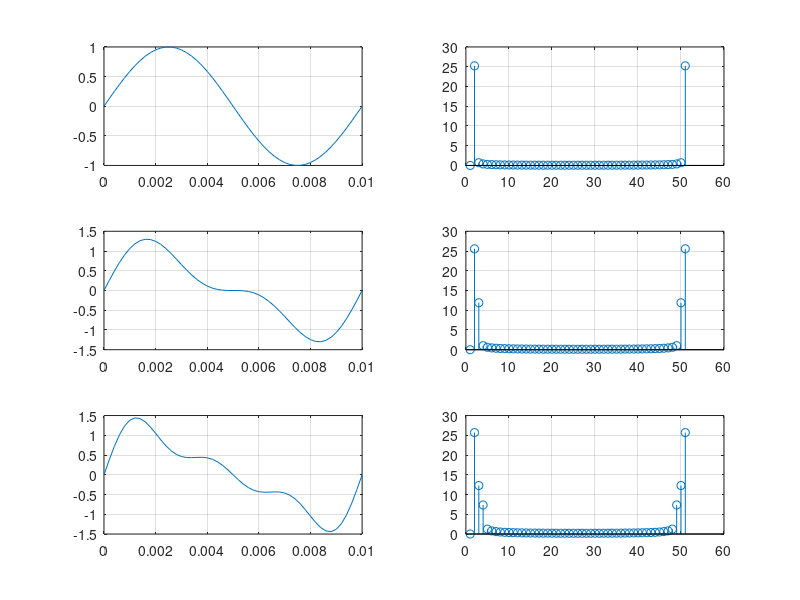

MATLAB code for this plot:
Sr=5000; %sampling rate : times /sec 
ts=1/Sr; %sampling time
N=50;
T=ts*N; % Sampling Number 
t=0:ts:T;

f0=100; % signal frequency 
w0=2*pi*f0; % signal angular freq.

y1 = sin(w0*t); % Basic signal 
y2 = sin(w0*2*t); % Basic signal 
y3 = sin(w0*3*t); % Basic signal

yt1 = y1;
yt2 = y1+y2/2;
yt3 = y1+y2/2+y3/3;

subplot(3,2,1); plot(t, yt1); grid; subplot(3,2,2); stem(abs(fft(yt1))); grid; 
subplot(3,2,3); plot(t, yt2); grid; subplot(3,2,4); stem(abs(fft(yt2))); grid; 
subplot(3,2,5); plot(t, yt3); grid; subplot(3,2,6); stem(abs(fft(yt3))); grid;
 